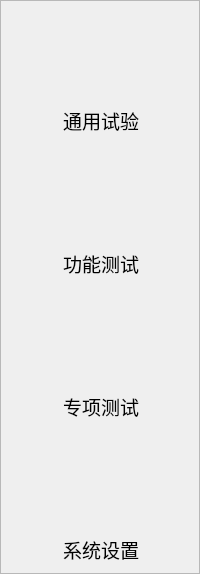
     <widget class="QFrame" name="frame_4">
      <property name="minimumSize">
       <size>
        <width>200</width>
        <height>0</height>
       </size>
      </property>
      <property name="frameShape">
       <enum>QFrame::StyledPanel</enum>
      </property>
      <property name="frameShadow">
       <enum>QFrame::Raised</enum>
      </property>
      <property name="midLineWidth">
       <number>0</number>
      </property>
      <layout class="QVBoxLayout" name="verticalLayout_5">
       <property name="spacing">
        <number>0</number>
       </property>
       <property name="leftMargin">
        <number>0</number>
       </property>
       <property name="topMargin">
        <number>0</number>
       </property>
       <property name="rightMargin">
        <number>0</number>
       </property>
       <property name="bottomMargin">
        <number>0</number>
       </property>
       <item>
        <widget class="QFrame" name="frame_5">
         <property name="frameShape">
          <enum>QFrame::NoFrame</enum>
         </property>
         <property name="frameShadow">
          <enum>QFrame::Raised</enum>
         </property>
         <layout class="QVBoxLayout" name="verticalLayout">
          <property name="leftMargin">
           <number>60</number>
          </property>
          <item>
           <widget class="QPushButton" name="m_generalTest">
            <property name="minimumSize">
             <size>
              <width>90</width>
              <height>90</height>
             </size>
            </property>
            <property name="maximumSize">
             <size>
              <width>90</width>
              <height>90</height>
             </size>
            </property>
            <property name="styleSheet">
             <string notr="true">QPushButton#m_generalTest {
    background-color: transparent;
    border: none;
}</string>
            </property>
            <property name="text">
             <string/>
            </property>
            <property name="icon">
             <iconset resource="HKMain.qrc">
              <normaloff>:/icons/icons/generalTest.png</normaloff>:/icons/icons/generalTest.png</iconset>
            </property>
            <property name="iconSize">
             <size>
              <width>90</width>
              <height>90</height>
             </size>
            </property>
           </widget>
          </item>
          <item>
           <widget class="QLabel" name="label">
            <property name="minimumSize">
             <size>
              <width>80</width>
              <height>0</height>
             </size>
            </property>
            <property name="maximumSize">
             <size>
              <width>80</width>
              <height>16777215</height>
             </size>
            </property>
            <property name="font">
             <font>
              <pointsize>14</pointsize>
             </font>
            </property>
            <property name="text">
             <string>通用试验</string>
            </property>
            <property name="alignment">
             <set>Qt::AlignCenter</set>
            </property>
           </widget>
          </item>
         </layout>
        </widget>
       </item>
       <item>
        <widget class="QFrame" name="frame_6">
         <property name="frameShape">
          <enum>QFrame::NoFrame</enum>
         </property>
         <property name="frameShadow">
          <enum>QFrame::Raised</enum>
         </property>
         <layout class="QVBoxLayout" name="verticalLayout_2">
          <property name="leftMargin">
           <number>60</number>
          </property>
          <item>
           <widget class="QPushButton" name="m_functionalTest">
            <property name="minimumSize">
             <size>
              <width>90</width>
              <height>90</height>
             </size>
            </property>
            <property name="maximumSize">
             <size>
              <width>90</width>
              <height>90</height>
             </size>
            </property>
            <property name="styleSheet">
             <string notr="true">QPushButton#m_functionalTest {
    background-color: transparent;
    border: none;
}</string>
            </property>
            <property name="text">
             <string/>
            </property>
            <property name="icon">
             <iconset resource="HKMain.qrc">
              <normaloff>:/icons/icons/functionTest.png</normaloff>:/icons/icons/functionTest.png</iconset>
            </property>
            <property name="iconSize">
             <size>
              <width>90</width>
              <height>90</height>
             </size>
            </property>
           </widget>
          </item>
          <item>
           <widget class="QLabel" name="label_2">
            <property name="minimumSize">
             <size>
              <width>80</width>
              <height>0</height>
             </size>
            </property>
            <property name="maximumSize">
             <size>
              <width>80</width>
              <height>16777215</height>
             </size>
            </property>
            <property name="font">
             <font>
              <pointsize>14</pointsize>
             </font>
            </property>
            <property name="text">
             <string>功能测试</string>
            </property>
            <property name="alignment">
             <set>Qt::AlignCenter</set>
            </property>
           </widget>
          </item>
         </layout>
        </widget>
       </item>
       <item>
        <widget class="QFrame" name="frame_7">
         <property name="frameShape">
          <enum>QFrame::NoFrame</enum>
         </property>
         <property name="frameShadow">
          <enum>QFrame::Raised</enum>
         </property>
         <layout class="QVBoxLayout" name="verticalLayout_3">
          <property name="leftMargin">
           <number>60</number>
          </property>
          <item>
           <widget class="QPushButton" name="m_specificTest">
            <property name="minimumSize">
             <size>
              <width>90</width>
              <height>90</height>
             </size>
            </property>
            <property name="maximumSize">
             <size>
              <width>90</width>
              <height>90</height>
             </size>
            </property>
            <property name="styleSheet">
             <string notr="true">QPushButton#m_specificTest {
    background-color: transparent;
    border: none;
}</string>
            </property>
            <property name="text">
             <string/>
            </property>
            <property name="icon">
             <iconset resource="HKMain.qrc">
              <normaloff>:/icons/icons/specificTest.png</normaloff>:/icons/icons/specificTest.png</iconset>
            </property>
            <property name="iconSize">
             <size>
              <width>90</width>
              <height>90</height>
             </size>
            </property>
           </widget>
          </item>
          <item>
           <widget class="QLabel" name="label_3">
            <property name="minimumSize">
             <size>
              <width>80</width>
              <height>0</height>
             </size>
            </property>
            <property name="maximumSize">
             <size>
              <width>80</width>
              <height>16777215</height>
             </size>
            </property>
            <property name="font">
             <font>
              <pointsize>14</pointsize>
             </font>
            </property>
            <property name="text">
             <string>专项测试</string>
            </property>
            <property name="alignment">
             <set>Qt::AlignCenter</set>
            </property>
           </widget>
          </item>
         </layout>
        </widget>
       </item>
       <item>
        <widget class="QFrame" name="frame_8">
         <property name="frameShape">
          <enum>QFrame::NoFrame</enum>
         </property>
         <property name="frameShadow">
          <enum>QFrame::Raised</enum>
         </property>
         <layout class="QVBoxLayout" name="verticalLayout_4">
          <property name="leftMargin">
           <number>60</number>
          </property>
          <item>
           <widget class="QPushButton" name="m_systemSetting">
            <property name="minimumSize">
             <size>
              <width>90</width>
              <height>90</height>
             </size>
            </property>
            <property name="maximumSize">
             <size>
              <width>90</width>
              <height>90</height>
             </size>
            </property>
            <property name="styleSheet">
             <string notr="true">QPushButton#m_systemSetting {
    background-color: transparent;
    border: none;
}</string>
            </property>
            <property name="text">
             <string/>
            </property>
            <property name="icon">
             <iconset resource="HKMain.qrc">
              <normaloff>:/icons/icons/systemSetting.png</normaloff>:/icons/icons/systemSetting.png</iconset>
            </property>
            <property name="iconSize">
             <size>
              <width>90</width>
              <height>90</height>
             </size>
            </property>
           </widget>
          </item>
          <item>
           <widget class="QLabel" name="label_4">
            <property name="minimumSize">
             <size>
              <width>80</width>
              <height>0</height>
             </size>
            </property>
            <property name="maximumSize">
             <size>
              <width>80</width>
              <height>16777215</height>
             </size>
            </property>
            <property name="font">
             <font>
              <pointsize>14</pointsize>
             </font>
            </property>
            <property name="text">
             <string>系统设置</string>
            </property>
            <property name="alignment">
             <set>Qt::AlignCenter</set>
            </property>
           </widget>
          </item>
         </layout>
        </widget>
       </item>
      </layout>
     </widget>
